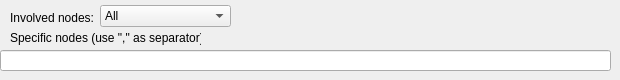
              <widget class="QWidget" name="tab_8">
               <attribute name="title">
                <string>Nodes</string>
               </attribute>
               <widget class="QLabel" name="label_8">
                <property name="geometry">
                 <rect>
                  <x>10</x>
                  <y>10</y>
                  <width>91</width>
                  <height>16</height>
                 </rect>
                </property>
                <property name="text">
                 <string>Involved nodes:</string>
                </property>
               </widget>
               <widget class="QComboBox" name="comboBox_2">
                <property name="geometry">
                 <rect>
                  <x>100</x>
                  <y>5</y>
                  <width>131</width>
                  <height>22</height>
                 </rect>
                </property>
                <item>
                 <property name="text">
                  <string>All</string>
                 </property>
                </item>
                <item>
                 <property name="text">
                  <string>Specific</string>
                 </property>
                </item>
               </widget>
               <widget class="QLabel" name="label_9">
                <property name="geometry">
                 <rect>
                  <x>10</x>
                  <y>30</y>
                  <width>191</width>
                  <height>16</height>
                 </rect>
                </property>
                <property name="text">
                 <string>Specific nodes (use &quot;,&quot; as separator)</string>
                </property>
               </widget>
               <widget class="QLineEdit" name="WNTR_SimSave_text_box_3">
                <property name="geometry">
                 <rect>
                  <x>0</x>
                  <y>50</y>
                  <width>611</width>
                  <height>21</height>
                 </rect>
                </property>
                <property name="text">
                 <string/>
                </property>
               </widget>
              </widget>
